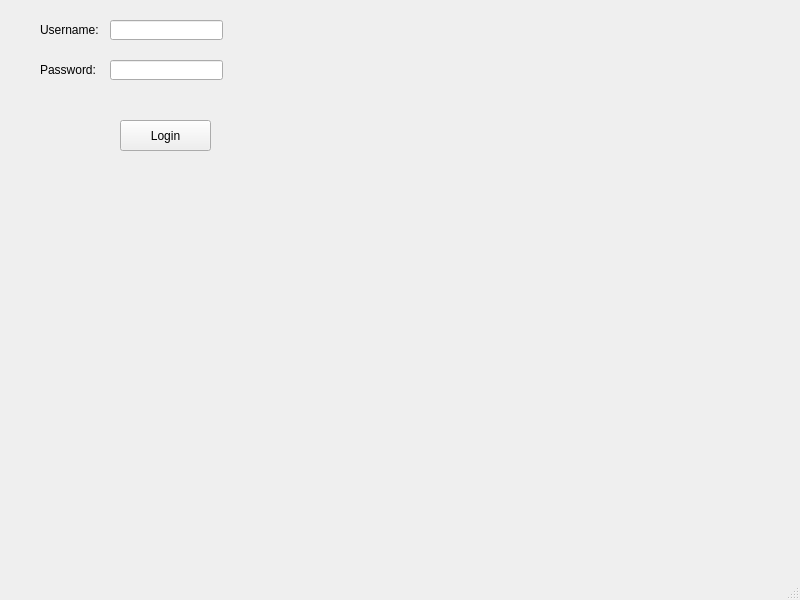
<?xml version="1.0" encoding="UTF-8"?>
<ui version="4.0">
 <class>LoginWindow</class>
 <widget class="QMainWindow" name="LoginWindow">
  <property name="geometry">
   <rect>
    <x>0</x>
    <y>0</y>
    <width>800</width>
    <height>600</height>
   </rect>
  </property>
  <property name="windowTitle">
   <string>LoginWindow</string>
  </property>
  <widget class="QWidget" name="centralwidget">
   <widget class="QLabel" name="label_username">
    <property name="geometry">
     <rect>
      <x>40</x>
      <y>20</y>
      <width>91</width>
      <height>20</height>
     </rect>
    </property>
    <property name="text">
     <string>Username:</string>
    </property>
   </widget>
   <widget class="QLabel" name="label_password">
    <property name="geometry">
     <rect>
      <x>40</x>
      <y>60</y>
      <width>71</width>
      <height>20</height>
     </rect>
    </property>
    <property name="text">
     <string>Password:</string>
    </property>
   </widget>
   <widget class="QLabel" name="label_empty_error">
    <property name="geometry">
     <rect>
      <x>100</x>
      <y>160</y>
      <width>151</width>
      <height>20</height>
     </rect>
    </property>
    <property name="text">
     <string/>
    </property>
   </widget>
   <widget class="QLineEdit" name="lineEdit_username">
    <property name="geometry">
     <rect>
      <x>110</x>
      <y>20</y>
      <width>113</width>
      <height>20</height>
     </rect>
    </property>
   </widget>
   <widget class="QLineEdit" name="lineEdit_password">
    <property name="geometry">
     <rect>
      <x>110</x>
      <y>60</y>
      <width>113</width>
      <height>20</height>
     </rect>
    </property>
    <property name="echoMode">
     <enum>QLineEdit::EchoMode::Password</enum>
    </property>
   </widget>
   <widget class="QPushButton" name="pushButton_login">
    <property name="geometry">
     <rect>
      <x>120</x>
      <y>120</y>
      <width>91</width>
      <height>31</height>
     </rect>
    </property>
    <property name="text">
     <string>Login</string>
    </property>
   </widget>
  </widget>
  <widget class="QMenuBar" name="menubar">
   <property name="geometry">
    <rect>
     <x>0</x>
     <y>0</y>
     <width>800</width>
     <height>18</height>
    </rect>
   </property>
  </widget>
  <widget class="QStatusBar" name="statusbar"/>
 </widget>
 <resources/>
 <connections/>
</ui>
